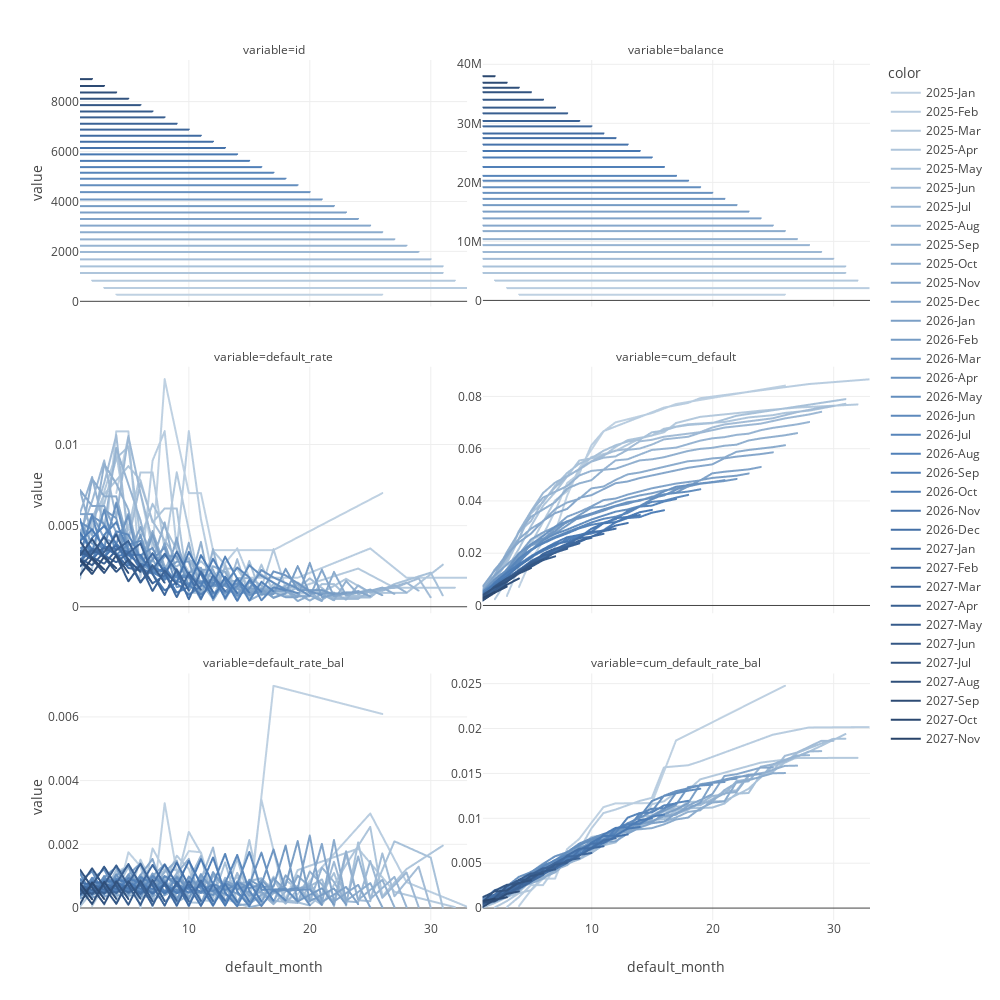

Here is the notebook cell this chart was saved with:
### Code cell
from utils import colorRampPaletteFromDfColumn

data_chart = df_sample[df_sample['days_late']<90]\
.groupby(['date', 'default_month'], dropna=False)\
.agg({'id':'count',
      'default_balance':'sum',
      'default_flag':'sum',
      'balance': 'sum'})\
.reset_index()

data_chart['id'] = data_chart.groupby('date')['id'].transform('sum')
data_chart['default_rate'] = data_chart['default_flag'] / data_chart['id']
data_chart['cum_default'] = data_chart.groupby('date')['default_rate'].transform('cumsum')

data_chart['balance'] = data_chart.groupby('date')['balance'].transform('sum')
data_chart['default_rate_bal'] = data_chart['default_balance'] / data_chart['balance']
data_chart['cum_default_rate_bal'] = data_chart.groupby('date')['default_rate_bal'].transform('cumsum')
data_chart = data_chart[['date', 
                         'default_month', 
                         'id', 
                         'balance', 
                         'default_rate',
                         'cum_default',
                         'default_rate_bal',
                         'cum_default_rate_bal']]\
                  .melt(id_vars=['date', 'default_month'])
data_chart = data_chart[~data_chart['default_month'].isnull()]

data_chart
fig = px.line(data_chart,
              y='value',
              x='default_month',
              facet_col='variable',
              facet_col_wrap=2,
              color=data_chart['date'].dt.strftime('%Y-%b'),
              template='none',
              width=1000,
              height=1000,
              color_discrete_sequence=colorRampPaletteFromDfColumn(data_chart, 'date', ['#bfd1e2', 
                                                                                        '#284369']))
fig.update_yaxes(matches=None, showticklabels=True)
